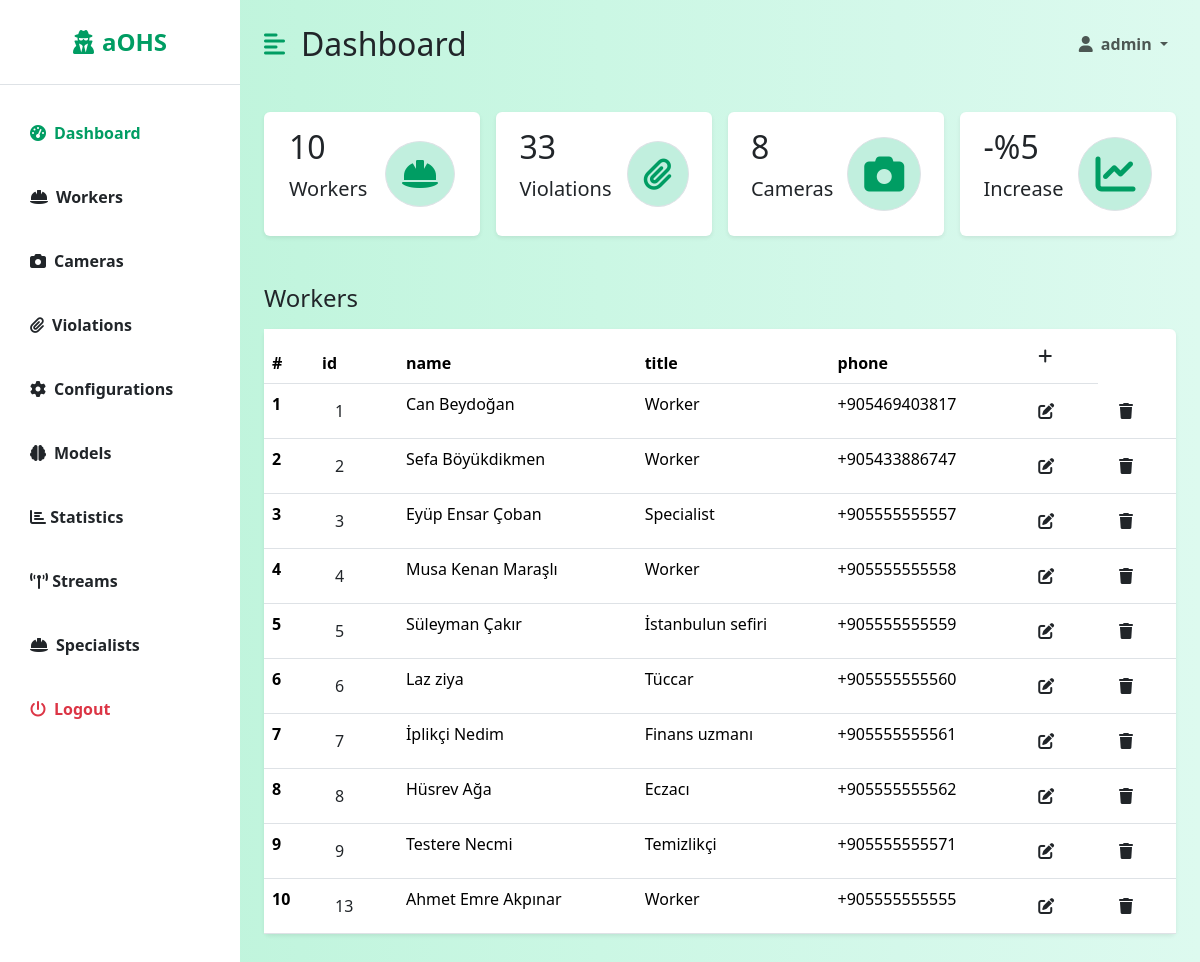
The page /dashboard/workers/ (signed in) on the database as committed earlier.
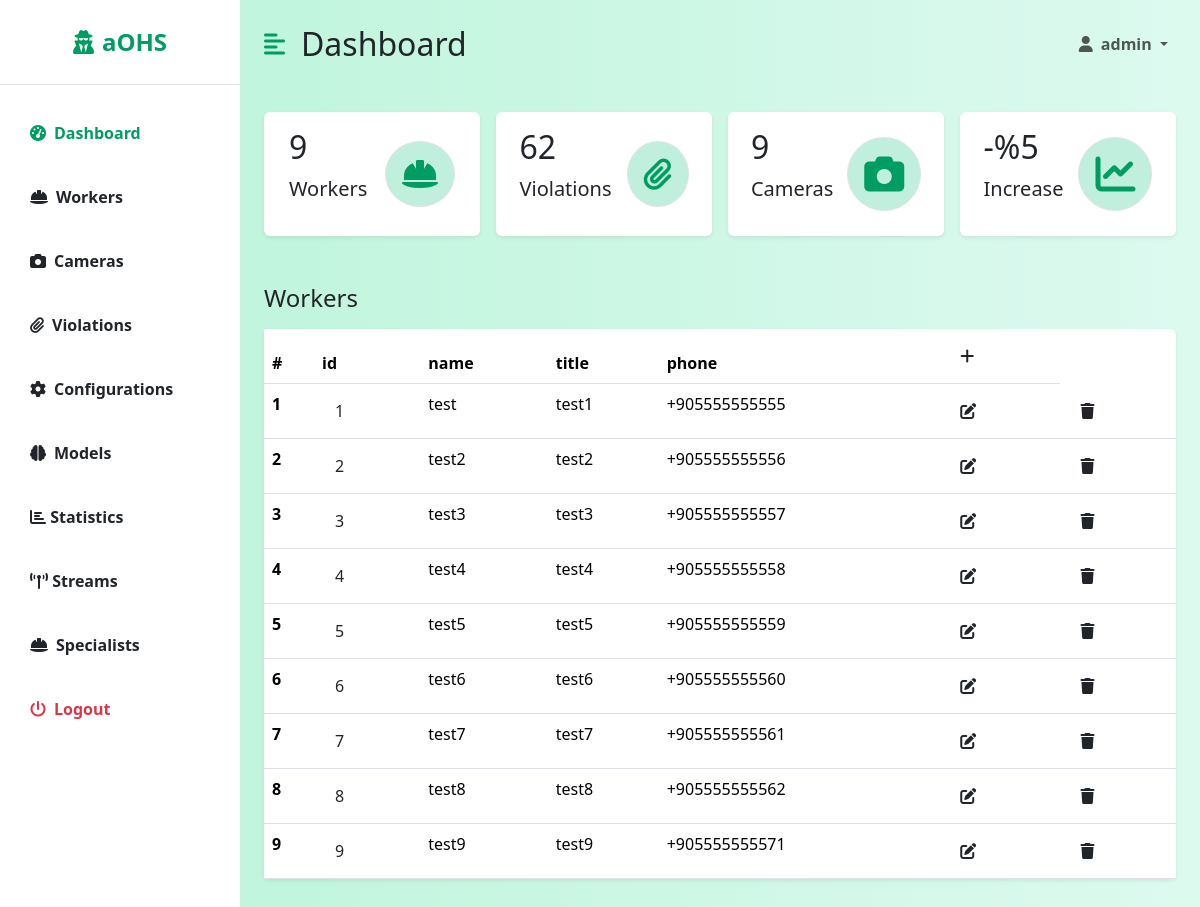
The same page on the database as committed later.
### backend/models.py (models this page shows, shortened)
class Worker(models.Model):
    phone_regex = RegexValidator(regex=r'^\+905[0-9]{9}$',
                                 message="Phone number should be in '+905555555555' format")
    id = models.AutoField(primary_key=True)
    name = models.CharField(max_length=100, null=False)
    title = models.CharField(max_length=100, null=False)
    phone = models.CharField(validators=[phone_regex], max_length=17, unique=True, null=False)
    active = models.BooleanField(default=True, null=False)
    created = models.DateTimeField(auto_now_add=True)
    modified = models.DateTimeField(auto_now=True)

### dashboard/views/worker_views.py (the view)
# urls.py: path('workers/', WorkerView.as_view()),
class WorkerView(LoginRequiredMixin, View, GetCountsMixin):
    login_url = '/login/'
    redirect_field_name = 'redirect_to'
    def get(self, request):
        headers = ['id', 'name', 'title', 'phone']
        workers = Worker.objects.filter(active=True)
        return render(request, 'dashboard/listWorker.html',
                      {'headers': headers, 'data': workers, 'counts': super().get_counts()})

### dashboard/views/mixins.py (called while the page is built)
    def get_counts(self):
        counts = {
            'workers': Worker.objects.filter(active=True).count(),
            'violations': Violation.objects.filter(valid=True).count(),
            'cameras': Camera.objects.count(),
        }
        return counts

### dashboard/templates/dashboard/listWorker.html
{% extends 'dashboard/dashboard.html' %}
{% block table %}
    <h3 class="fs-4 mb-3">Workers</h3>
    <table class="table bg-white rounded shadow-sm  table-hover">
        <thead>
        <tr>
            <th scope="col" width="50">#</th>
            {% for header in headers %}
                <th scope="col">{{ header }}</th>
            {% endfor %}
            <th><a class="btn" href="/dashboard/workers/add/"><i class="fa fa-plus"></i></a></th>
        </tr>
        </thead>
        <tbody>
        {% for datum in data %}
            <tr>
                <th scope="row">{{ forloop.counter }}</th>
                <td><a class="btn" href="/dashboard/violations/worker/{{ datum.id }}">{{ datum.id }}</a></td>
                <td>{{ datum.name }}</td>
                <td>{{ datum.title }}</td>
                <td>{{ datum.phone }} </td>
                <th><a class="btn" href="/dashboard/workers/edit/{{ datum.id }}/"><i class="fa fa-edit"></i></a></th>
                <th><a class="btn" href="/dashboard/workers/delete/{{ datum.id }}/"><i class="fa fa-trash"></i></a></th>
            </tr>
        {% endfor %}
        </tbody>
    </table>
{% endblock %}

### dashboard/templates/dashboard/dashboard.html (shortened to what this page needs)
{% extends 'base.html' %}
{% block dashboard %}
    <div class="d-flex" id="wrapper">
        <div class="bg-white" id="sidebar-wrapper">
            <div class="sidebar-heading text-center py-4 primary-text fs-4 fw-bold  border-bottom"><i
                    class="fas fa-user-secret me-2"></i>aOHS</div>
            <div class="list-group list-group-flush my-3">
                <a href="/dashboard/" class="list-group-item list-group-item-action bg-transparent second-text active"><i
                        class="fas fa-tachometer-alt me-2"></i>Dashboard</a>
                <a href="/dashboard/workers/" class="list-group-item list-group-item-action bg-transparent second-text fw-bold"><i
                        class="fas fa-hard-hat me-2"></i>Workers</a>
                <a href="/dashboard/cameras/" class="list-group-item list-group-item-action bg-transparent second-text fw-bold"><i
                        class="fas fa-camera me-2"></i>Cameras</a>
                <a href="/dashboard/violations/" class="list-group-item list-group-item-action bg-transparent second-text fw-bold"><i
                        class="fas fa-paperclip me-2"></i>Violations</a>
                <a href="/dashboard/configurations/" class="list-group-item list-group-item-action bg-transparent second-text fw-bold"><i
                        class="fas fa-cog me-2"></i>Configurations</a>
                <a href="/dashboard/models/" class="list-group-item list-group-item-action bg-transparent second-text fw-bold"><i
                        class="fas fa-brain me-2"></i>Models</a>
                <a href="/dashboard/statistics/" class="list-group-item list-group-item-action bg-transparent second-text fw-bold"><i
                        class="fa fa-bar-chart"></i> Statistics</a>
                <a href="/dashboard/streams/" class="list-group-item list-group-item-action bg-transparent second-text fw-bold"><i
                        class="fa fa-broadcast-tower fa-flip"></i> Streams</a>
                <a href="/dashboard/specialists/" class="list-group-item list-group-item-action bg-transparent second-text fw-bold"><i
                        class="fas fa-hard-hat me-2"></i>Specialists</a>
                <a href="/logout" class="list-group-item list-group-item-action bg-transparent text-danger fw-bold"><i
                        class="fas fa-power-off me-2"></i>Logout</a>
            </div>
        </div>
        <div id="page-content-wrapper">
            <nav class="navbar navbar-expand-lg navbar-light bg-transparent py-4 px-4">
                <div class="d-flex align-items-center">
                    <i class="fas fa-align-left primary-text fs-4 me-3" id="menu-toggle"></i>
                    <h2 class="fs-2 m-0">Dashboard</h2>
                </div>
                <div class="collapse navbar-collapse" id="navbarSupportedContent">
                    <ul class="navbar-nav ms-auto mb-2 mb-lg-0">
                        <li class="nav-item dropdown">
                            <a class="nav-link dropdown-toggle second-text fw-bold" href="#" id="navbarDropdown"
                                role="button" data-bs-toggle="dropdown" aria-expanded="false">
                                <i class="fas fa-user me-2"></i>{{ user.username }}
                            </a>
                        </li>
                    </ul>
                </div>
            </nav>
            <div class="container-fluid px-4">
                <div class="row g-3 my-2">
                    <div class="col-md-3">
                        <div class="p-3 bg-white shadow-sm d-flex justify-content-around align-items-center rounded">
                            <div>
                                <h3 class="fs-2">{{ counts.workers }}</h3>
                                <p class="fs-5">Workers</p>
                            </div>
                            <i class="fas fa-hard-hat fs-2 primary-text border rounded-full secondary-bg p-3"></i>
                        </div>
                    </div>
                    <div class="col-md-3">
                        <div class="p-3 bg-white shadow-sm d-flex justify-content-around align-items-center rounded">
                            <div>
                                <h3 class="fs-2">{{ counts.violations }}</h3>
                                <p class="fs-5">Violations</p>
                            </div>
                            <i
                                class="fas fa-paperclip fs-2 primary-text border rounded-full secondary-bg p-3"></i>
                        </div>
                    </div>
                    <div class="col-md-3">
                        <div class="p-3 bg-white shadow-sm d-flex justify-content-around align-items-center rounded">
                            <div>
                                <h3 class="fs-2">{{ counts.cameras }}</h3>
                                <p class="fs-5">Cameras</p>
                            </div>
                            <i class="fas fa-camera  fs-1 primary-text border rounded-full secondary-bg p-3"></i>
                        </div>
                    </div>
                    <div class="col-md-3">
                        <div class="p-3 bg-white shadow-sm d-flex justify-content-around align-items-center rounded">
                            <div>
                                <h3 class="fs-2">-%5</h3>
                                <p class="fs-5">Increase</p>
                            </div>
                            <i class="fas fa-chart-line fs-1 primary-text border rounded-full secondary-bg p-3"></i>
                        </div>
                    </div>
                </div>
                <div class="row my-5">
                    <div class="col">
                        {% block table %}
                        {% endblock %}
                    </div>
                </div>
            </div>
        </div>
    </div>
{% endblock %}

### templates/base.html (shortened to what this page needs)
<!DOCTYPE html>
<html lang="en">
<head>
    {% load bootstrap5 %}
    {% bootstrap_css %}
    <link rel="stylesheet" href="https://cdnjs.cloudflare.com/ajax/libs/font-awesome/6.0.0-beta3/css/all.min.css" />
</head>
<body>
{% block dashboard %}
{% endblock %}
</body>
</html>

### templates/base.html (style rules this page uses)
:root { --main-bg-color: #009d63; --main-text-color: #009d63; --second-text-color: #bbbec5; --second-bg-color: #c1efde; }
.primary-text { color: var(--main-text-color); }
.secondary-bg { background-color: var(--second-bg-color); }
.rounded-full { border-radius: 100%; }
#wrapper { overflow-x: hidden; background-image: linear-gradient( to right, #baf3d7, #c2f5de, #cbf7e4, #d4f8ea, #ddfaef ); }
#sidebar-wrapper { min-height: 100vh; margin-left: -15rem; transition: margin 0.25s ease-out; }
#sidebar-wrapper .sidebar-heading { padding: 0.875rem 1.25rem; font-size: 1.2rem; }
#sidebar-wrapper .list-group { width: 15rem; }
#page-content-wrapper { min-width: 100vw; }
#menu-toggle { cursor: pointer; }
.list-group-item { border: none; padding: 20px 30px; }
.list-group-item.active { background-color: transparent; color: var(--main-text-color); font-weight: bold; border: none; }
@media (min-width: 768px) { #sidebar-wrapper { margin-left: 0; } }
@media (min-width: 768px) { #page-content-wrapper { min-width: 0; width: 100%; } }

Rows that differ between the two databases and show on the page:
removed Worker: id "13", name "Ahmet Emre Akpınar", title "Worker", phone "+905555555555"
changed Worker id 1: name "Can Beydoğan" → "test"; title "Worker" → "test1"; phone "+905469403817" → "+905555555555"
changed Worker id 2: name "Sefa Böyükdikmen" → "test2"; title "Worker" → "test2"; phone "+905433886747" → "+905555555556"
changed Worker id 3: name "Eyüp Ensar Çoban" → "test3"; title "Specialist" → "test3"
changed Worker id 4: name "Musa Kenan Maraşlı" → "test4"; title "Worker" → "test4"
changed Worker id 5: name "Süleyman Çakır" → "test5"; title "İstanbulun sefiri" → "test5"
changed Worker id 6: name "Laz ziya" → "test6"; title "Tüccar" → "test6"
changed Worker id 7: name "İplikçi Nedim" → "test7"; title "Finans uzmanı" → "test7"
changed Worker id 8: name "Hüsrev Ağa" → "test8"; title "Eczacı" → "test8"
changed Worker id 9: name "Testere Necmi" → "test9"; title "Temizlikçi" → "test9"
Other text that changed with them:
{{ counts.workers }}: "10" → "9"
{{ counts.violations }}: "33" → "62"
{{ counts.cameras }}: "8" → "9"
